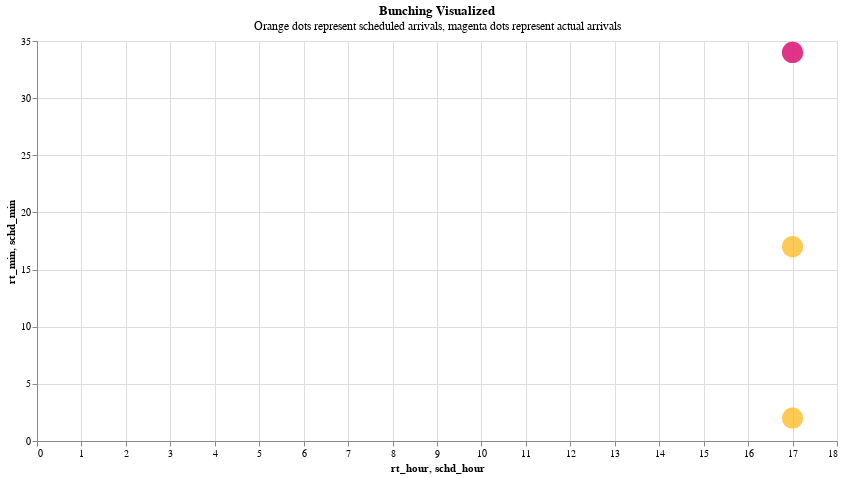

Notebook code for this chart:
### Code cell
df_duarte1, df_duarte2 = compare_approaches(
    stop_id="2665",
    organization_name="City of Duarte",
    route_id="707",
    stop_sequence=3696,
)

### Figure 1 — Vega-Lite specification as saved in the notebook (floating-point values rounded to 4 significant figures)
{"config": {"view": {"continuousWidth": 300, "continuousHeight": 300}}, "layer": [{"mark": {"type": "circle", "color": "#dd217d", "size": 450}, "encoding": {"tooltip": [{"field": "converted_schd_arrival_tooltip", "type": "nominal"}, {"field": "converted_rt_arrival_tooltip", "type": "nominal"}], "x": {"field": "rt_hour", "type": "quantitative"}, "y": {"field": "rt_min", "type": "quantitative"}}}, {"mark": {"type": "circle", "color": "#fcb40e", "size": 450}, "encoding": {"tooltip": [{"field": "converted_schd_arrival_tooltip", "type": "nominal"}, {"field": "converted_rt_arrival_tooltip", "type": "nominal"}], "x": {"field": "schd_hour", "type": "quantitative"}, "y": {"field": "schd_min", "type": "quantitative"}}}], "data": {"name": "data-b60d688f8ace7ac5438605a913bef4e6"}, "height": 400, "title": {"text": "Bunching Visualized", "subtitle": "Orange dots represent scheduled arrivals, magenta dots represent actual arrivals "}, "width": 800, "$schema": "https://vega.github.io/schema/vega-lite/v5.17.0.json", "datasets": {"data-b60d688f8ace7ac5438605a913bef4e6": [{"caltrans_district": "07 - Los Angeles", "schedule_gtfs_dataset_key": "f74424acf8c41e4c1e9fd42838c4875c", "feed_key": "96358f776e5fcd8d2b6066507aed6645", "organization_name": "City of Duarte", "route_long_name": "Montclair-Pomona- El Monte- L.A.", "route_type": "Bus", "route_id": "707", "direction_id": 0.0, "stop_id": "2665", "stop_sequence": 3696, "trip_instance_key": "2715d5782ca784477f6b0f908e187407", "rt_arrival_sec": 63267, "scheduled_arrival_sec": 61360.0, "headway_minutes": 16.57, "converted_rt_arrival": "2024-05-22T17:34:27", "converted_schd_arrival": "2024-05-22T17:02:36", "actual_arrival_lag_min": null, "scheduled_arrival_lag_min": null, "rt_hour": 17, "rt_min": 34, "schd_hour": 17.0, "schd_min": 2.0, "converted_schd_arrival_tooltip": "2024-05-22 17:02:36", "converted_rt_arrival_tooltip": "2024-05-22 17:34:27"}, {"caltrans_district": "07 - Los Angeles", "schedule_gtfs_dataset_key": "f74424acf8c41e4c1e9fd42838c4875c", "feed_key": "96358f776e5fcd8d2b6066507aed6645", "organization_name": "City of Duarte", "route_long_name": "Montclair-Pomona- El Monte- L.A.", "route_type": "Bus", "route_id": "707", "direction_id": 0.0, "stop_id": "2665", "stop_sequence": 3696, "trip_instance_key": "ec6da0c31365ce24abfdce8d57137f6a", "rt_arrival_sec": 63278, "scheduled_arrival_sec": 62260.0, "headway_minutes": 16.57, "converted_rt_arrival": "2024-05-22T17:34:38", "converted_schd_arrival": "2024-05-22T17:17:36", "actual_arrival_lag_min": 0.1833, "scheduled_arrival_lag_min": 15.0, "rt_hour": 17, "rt_min": 34, "schd_hour": 17.0, "schd_min": 17.0, "converted_schd_arrival_tooltip": "2024-05-22 17:17:36", "converted_rt_arrival_tooltip": "2024-05-22 17:34:38"}]}}
